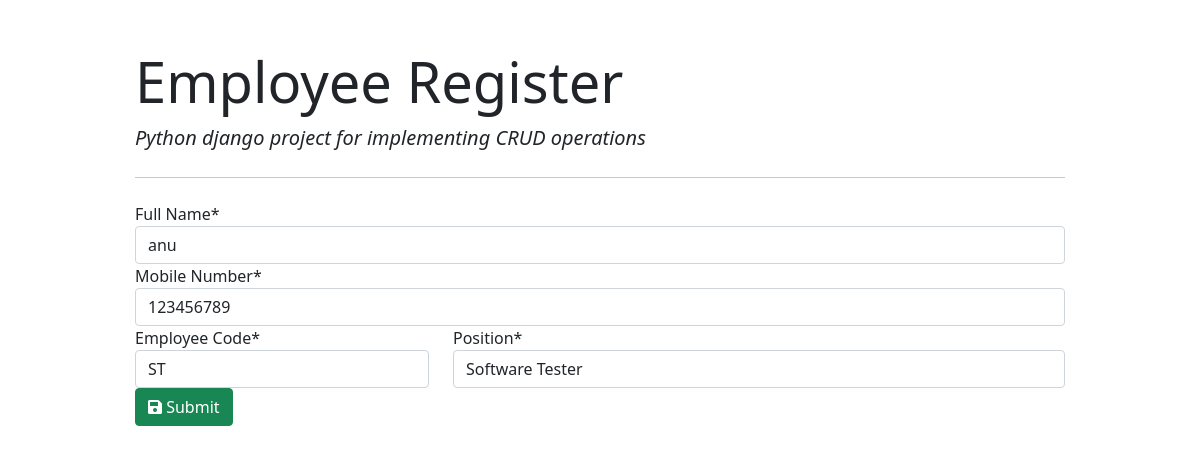
Page /2/ on the committed database.
### employee_app/models.py (models this page shows)
class Employee(models.Model):
    Full_Name = models.CharField(max_length=100)
    Mobile_Number = models.CharField(max_length=20)
    Employee_Code = models.CharField(max_length=10)
    Position = models.ForeignKey(Position, on_delete=models.CASCADE)

### employee_app/views.py (the view)
# urls.py: path('<int:id>/', employee_form, name='update'),  # get and post request for update operation
def employee_form(request,id):
    if request.method == 'GET':
        emp = Employee.objects.get(pk=id)
        form = EmployeeForm(instance=emp)
        return render(request, "emp_register/update.html", {'form': form})
    else:
        emp = Employee.objects.get(pk=id)
        form = EmployeeForm(request.POST, instance=emp)
        if form.is_valid():
            form.save()
        return redirect('/list')

### employee_app/forms.py
class EmployeeForm(forms.ModelForm):
    class Meta:
        model = Employee
        fields = ('Full_Name', 'Mobile_Number', 'Employee_Code', 'Position')
        labels = {
            'Full_Name': 'Full Name',
            'Mobile_Number': 'Mobile Number',
            'Employee_Code': 'Employee Code',
            'Position': 'Position',
        }
    def __init__(self, *args, **kwargs):
        super(EmployeeForm, self).__init__(*args, **kwargs)
        self.fields['Position'].empty_label = "Select"

### employee_app/models.py (called while the page is built)
    def __str__(self):
        return self.title

### template/emp_register/update.html
{% extends "emp_register/base.html" %}
{% block content %}
{% load crispy_forms_tags %}
<form action="" method="post" autocomplete="off">{% csrf_token %}
{{form.Full_Name|as_crispy_field}}
    {{form.Mobile_Number|as_crispy_field}}
    <div class="row">
        <div class="col-md-4">
           {{form.Employee_Code|as_crispy_field}}
        </div>
        <div class="col-md-8">
            {{form.Position|as_crispy_field}}
        </div>
    </div>
    <button type="submit" class="btn btn-success"><i class="fas fa-save"></i> Submit</button>
</form>
{% endblock content %}

### rows in the picture
Employee: Full_Name "anu", Mobile_Number "123456789", Employee_Code "ST", Position "Software Tester"
